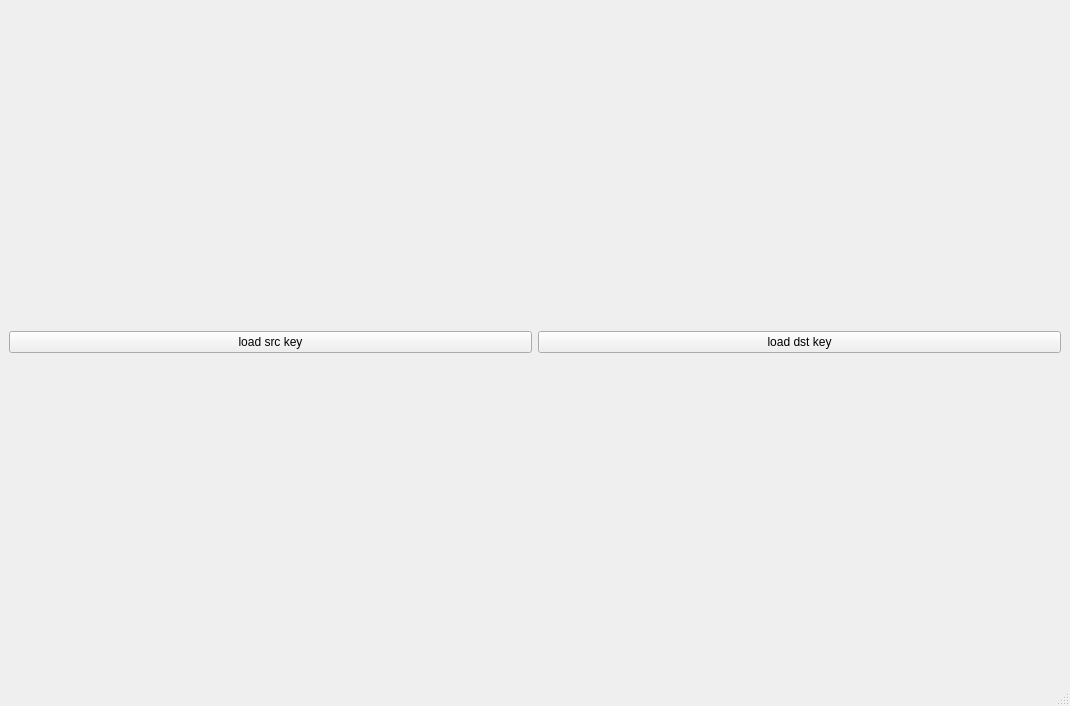
<?xml version="1.0" encoding="UTF-8"?>
<ui version="4.0">
 <class>ModelWindow</class>
 <widget class="QMainWindow" name="ModelWindow">
  <property name="geometry">
   <rect>
    <x>0</x>
    <y>0</y>
    <width>1070</width>
    <height>706</height>
   </rect>
  </property>
  <property name="windowTitle">
   <string>MainWindow</string>
  </property>
  <widget class="QWidget" name="centralwidget">
   <layout class="QGridLayout" name="formLayout">
    <item row="0" column="0">
     <layout class="QGridLayout" name="gridLayout">
      <item row="0" column="0">
       <widget class="QPushButton" name="loadSrcKey">
        <property name="text">
         <string>load src key</string>
        </property>
       </widget>
      </item>
      <item row="0" column="1">
       <widget class="QPushButton" name="loadDstKey">
        <property name="text">
         <string>load dst key</string>
        </property>
       </widget>
      </item>
      <item row="2" column="0" colspan="2">
       <layout class="QVBoxLayout" name="modelLayout"/>
      </item>
     </layout>
    </item>
   </layout>
  </widget>
  <widget class="QMenuBar" name="menubar">
   <property name="geometry">
    <rect>
     <x>0</x>
     <y>0</y>
     <width>1070</width>
     <height>23</height>
    </rect>
   </property>
  </widget>
  <widget class="QStatusBar" name="statusbar"/>
 </widget>
 <resources/>
 <connections/>
</ui>
